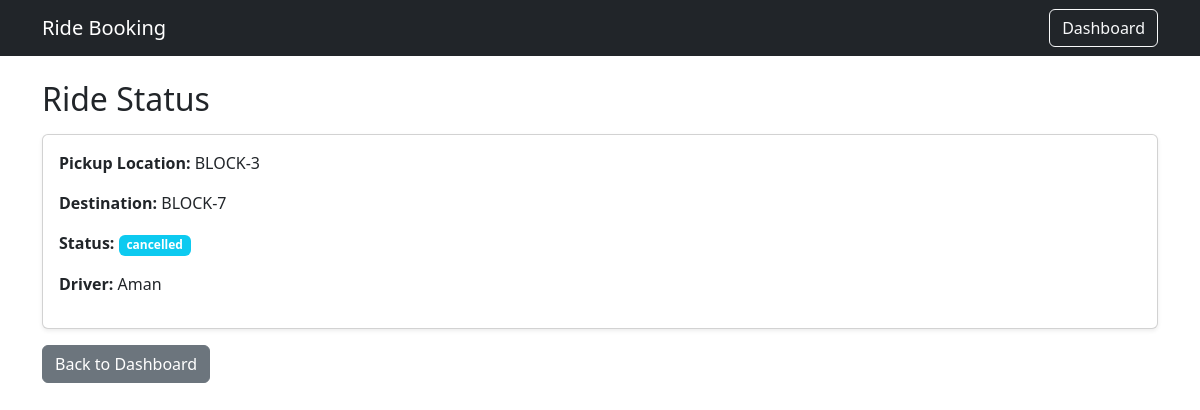
The app's page /booking/ride-status/3 (signed in) with its own data.
### RideBooking/models.py (models this page shows, shortened)
class Ride(models.Model):
    STATUS_CHOICES =[
        ("requested","Requested"),
        ("accepted","Accepted"),
        ("completed","Completed"),
        ("cancelled","Cancelled"),
    ]
    LOCATIONS = [
        ("BLOCK-1","B1"),
        ("BLOCK-2","B2"),
        ("BLOCK-3","B3"),
        ("BLOCK-4","B4"),
        ("BLOCK-5","B5"),
        ("BLOCK-6","B6"),
        ("BLOCK-7","B7"),
        ("BLOCK-8","B8"),
        ("BLOCK-9","B9"),
        ("BLOCK-10","B10"),
        ("BLOCK-11","B11"),
        ("BLOCK-12","B12"),
        ("BLOCK-13","B13"),
        ("BLOCK-14","B14"),
        ("BLOCK-15","B15"),
    ]
    rider = models.ForeignKey(User,on_delete=models.CASCADE,related_name="rides_as_rider")
    driver = models.ForeignKey(User,on_delete=models.SET_NULL,null=True,blank=True,related_name="rides_as_driver")
    pickup_location = models.CharField(max_length=20,choices=LOCATIONS)
    destination = models.CharField(max_length=20, choices=LOCATIONS)
    status = models.CharField(max_length=20,choices=STATUS_CHOICES, default="requested")
    created_at = models.DateTimeField(auto_now_add=True)
    updated_at = models.DateTimeField(auto_now=True)

### RideBooking/views.py (the view)
# urls.py: path("ride-status/<int:ride_id>",views.ride_status,name="ride_status"),
@login_required
def ride_status(request,ride_id):
    ride = Ride.objects.get(id = ride_id)
    allowed_status = ['requested', 'accepted']
    return render(request,"ride_status.html",{"ride":ride,"allowed_status":allowed_status})

### templates/ride_status.html (shortened to what this page needs)
<!DOCTYPE html>
<html lang="en">
<head>
    <link href="https://cdn.jsdelivr.net/npm/bootstrap@5.3.0/dist/css/bootstrap.min.css" rel="stylesheet">
</head>
<body>
    <nav class="navbar navbar-expand-lg navbar-dark bg-dark">
        <div class="container">
            <a class="navbar-brand" href="#">Ride Booking</a>
            <a href="{% url 'dashboard' %}" class="btn btn-outline-light">Dashboard</a>
        </div>
    </nav>
    <div class="container mt-4">
        <h2 class="mb-3">Ride Status</h2>
        <div class="card p-3 shadow-sm">
            <p><strong>Pickup Location:</strong> {{ ride.pickup_location }}</p>
            <p><strong>Destination:</strong> {{ ride.destination }}</p>
            <p><strong>Status:</strong> <span class="badge bg-info" id="ride-status">{{ ride.status }}</span></p>
            <p><strong>Driver:</strong> <span id="ride-driver">{% if ride.driver %}{{ ride.driver.username }}{% else %}Waiting for driver...{% endif %}</span></p>
        </div>
        <a href="{% url 'dashboard' %}" class="btn btn-secondary mt-3">Back to Dashboard</a>
    </div>
</body>
</html>

### records on screen
Ride: pickup_location "BLOCK-3", destination "BLOCK-7", status "cancelled", driver.username "Aman"
